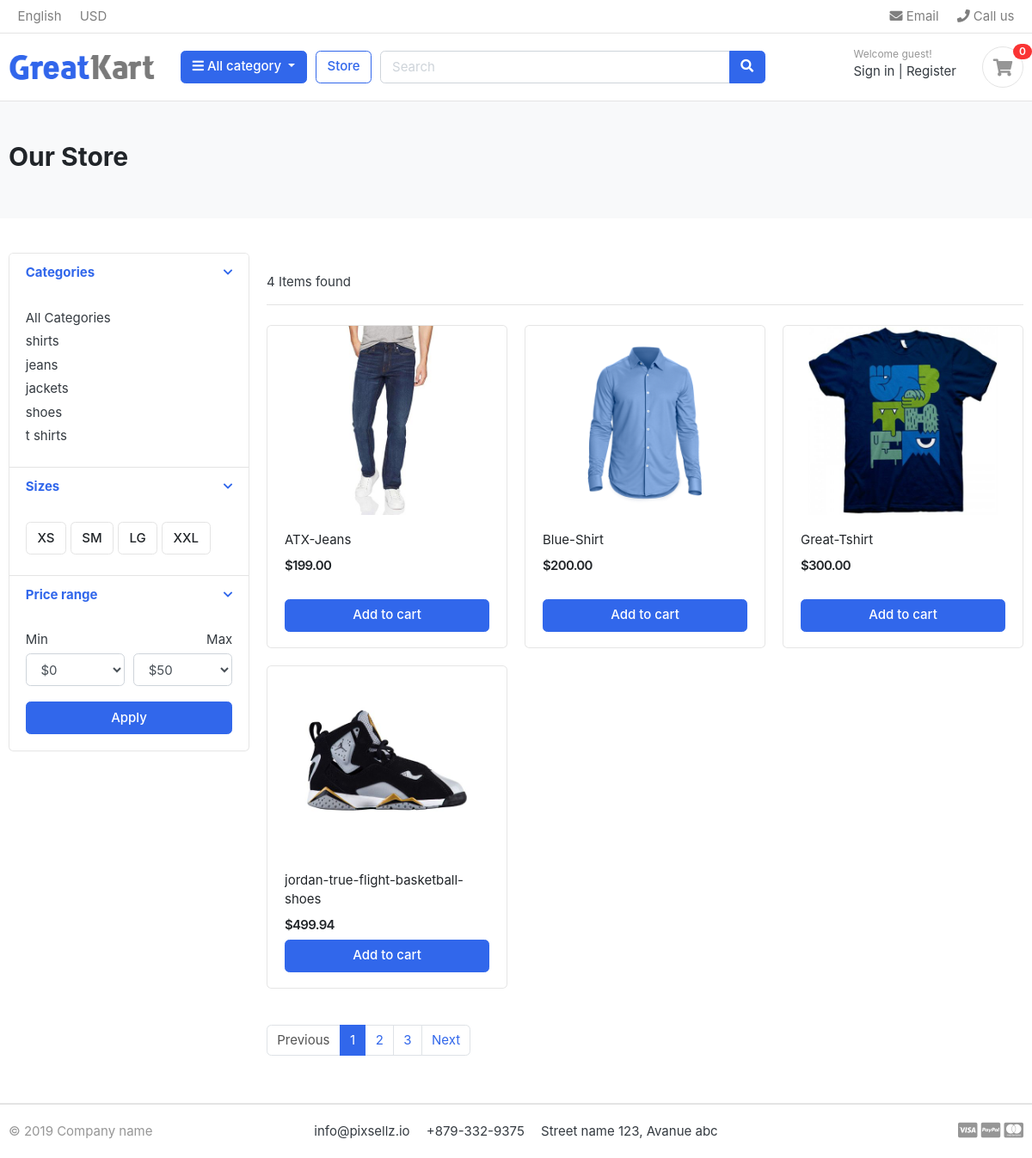
/store/, run on the app's committed database.
### category/models.py (models this page shows, shortened)
class Category(models.Model):
    category_name = models.CharField(max_length=100)
    slug = models.SlugField(max_length=100, unique=True)
    description = models.TextField(max_length=255, blank=True)
    category_image = models.ImageField(upload_to='photos/categories', blank=True)
    class Meta:
        verbose_name = 'category'
        verbose_name_plural = 'categories'
    def get_absolute_url(self):
        return reverse('products_by_category', args=[self.slug])

### store/models.py (models this page shows, shortened)
class Product(models.Model):
    product_name    = models.CharField(max_length=100)
    slug            = models.SlugField(max_length=100, unique=True)
    description     = models.TextField(max_length=500, blank=True)
    price           = models.DecimalField(max_digits=10, decimal_places=2)
    images          = models.ImageField(upload_to='photos/products')
    stock           = models.IntegerField()
    is_available    = models.BooleanField(default=True)
    category        = models.ForeignKey(Category, on_delete=models.CASCADE)
    created_date    = models.DateTimeField(auto_now_add=True)
    modify_date     = models.DateTimeField(auto_now=True)
    def get_absolute_url(self):
        return reverse('product_detail', args=[self.category.slug, self.slug])

### store/views.py (the view)
# urls.py: path('store/', include('store.urls')),
def store(request, category_slug=None):
    category = None
    products = None
    if category_slug is not None:
        categories = get_object_or_404(Category, slug=category_slug)
        products = Product.objects.filter(category=categories, is_available=True)
        product_count = products.count()
    else:
        products = Product.objects.all().filter(is_available=True)
        product_count = products.count()
    context = {
        'products': products,
        'product_count': product_count,
    }
    return render(request, 'store/store.html', context)

### category/context_processors.py (called while the page is built, shortened)
def menu_links(request):
    links = Category.objects.all()
    cart_count = 0
    return {'links': links, 'cart_count': cart_count}

### templates/store/store.html (shortened to what this page needs)
{% extends 'base.html' %}
{% load static %}
{% block content %}
<section class="section-pagetop bg">
<div class="container">
	<h2 class="title-page">Our Store</h2>
</div>
</section>
<section class="section-content padding-y">
<div class="container">
<div class="row">
	<aside class="col-md-3">
<div class="card">
	<article class="filter-group">
		<header class="card-header">
			<a href="#" data-toggle="collapse" data-target="#collapse_1" aria-expanded="true" class="">
				<i class="icon-control fa fa-chevron-down"></i>
				<h6 class="title">Categories</h6>
			</a>
		</header>
		<div class="filter-content collapse show" id="collapse_1" style="">
			<div class="card-body">
				<ul class="list-menu">
					<li><a href="{% url 'store' %}">All Categories</a></li>
					{% for category in links %}
						<li><a href="{{ category.get_absolute_url }}">{{ category.category_name }}</a></li>
					{% endfor %}
				</ul>
			</div>
		</div>
	</article>
	<article class="filter-group">
		<header class="card-header">
			<a href="#" data-toggle="collapse" data-target="#collapse_4" aria-expanded="true" class="">
				<i class="icon-control fa fa-chevron-down"></i>
				<h6 class="title">Sizes </h6>
			</a>
		</header>
		<div class="filter-content collapse show" id="collapse_4" style="">
			<div class="card-body">
			  <label class="checkbox-btn">
			    <span class="btn btn-light"> XS </span>
			  </label>
			  <label class="checkbox-btn">
			    <span class="btn btn-light"> SM </span>
			  </label>
			  <label class="checkbox-btn">
			    <span class="btn btn-light"> LG </span>
			  </label>
			  <label class="checkbox-btn">
			    <span class="btn btn-light"> XXL </span>
			  </label>
		</div>
		</div>
	</article>
	<article class="filter-group">
		<header class="card-header">
			<a href="#" data-toggle="collapse" data-target="#collapse_3" aria-expanded="true" class="">
				<i class="icon-control fa fa-chevron-down"></i>
				<h6 class="title">Price range </h6>
			</a>
		</header>
		<div class="filter-content collapse show" id="collapse_3" style="">
			<div class="card-body">
				<div class="form-row">
				<div class="form-group col-md-6">
				  <label>Min</label>
				  	<select class="mr-2 form-control">
						<option value="0">$0</option>
					</select>
				</div>
				<div class="form-group text-right col-md-6">
				  <label>Max</label>
				  	<select class="mr-2 form-control">
						<option value="50">$50</option>
					</select>
				</div>
				</div>
				<button class="btn btn-block btn-primary">Apply</button>
			</div>
		</div>
	</article>
</div>
	</aside>
	<main class="col-md-9">
<header class="border-bottom mb-4 pb-3">
		<div class="form-inline">
			<span class="mr-md-auto"><br>{{ product_count }} Items found </span>
		</div>
</header>
<div class="row">
    {% for product in products %}
	<div class="col-md-4">
		<figure class="card card-product-grid">
			<div class="img-wrap">
				<a href="{{ product.get_absolute_url }}">
					<img src="{{ product.images.url }}" alt="{{ product.product_name }}">
				</a>
			</div>
			<figcaption class="info-wrap">
				<div class="fix-height">
					<a href="{{ product.get_absolute_url }}" class="title">{{ product.product_name }}</a>
					<div class="price-wrap mt-2">
						<span class="price">${{ product.price|floatformat:2 }}</span>
					</div>
				</div>
					<a href="{% url 'add_cart' product.id %}" class="btn btn-block btn-primary">Add to cart</a>
			</figcaption>
		</figure>
	</div>
    {% endfor %}
</div>
<nav class="mt-4" aria-label="Page navigation sample">
  <ul class="pagination">
    <li class="page-item disabled"><a class="page-link" href="#">Previous</a></li>
    <li class="page-item active"><a class="page-link" href="#">1</a></li>
    <li class="page-item"><a class="page-link" href="#">2</a></li>
    <li class="page-item"><a class="page-link" href="#">3</a></li>
    <li class="page-item"><a class="page-link" href="#">Next</a></li>
  </ul>
</nav>
	</main>
</div>
</div>
</section>
{% endblock %}

### templates/base.html (shortened to what this page needs)
{% load static %}
<!DOCTYPE HTML>
<html lang="en">
<head>
<link href="{% static 'css/bootstrap.css' %}" rel="stylesheet" type="text/css"/>
<link href="{% static 'fonts/fontawesome/css/all.min.css' %}" type="text/css" rel="stylesheet">
<link href="{% static 'css/ui.css' %}" rel="stylesheet" type="text/css"/>
<link href="{% static 'css/responsive.css' %}" rel="stylesheet" media="only screen and (max-width: 1200px)" />
</head>
<body>
 {% include 'includes/navbar.html' %}
    {% block content %}{% endblock %}
 {% include 'includes/footer.html' %}

### templates/includes/navbar.html (shortened to what this page needs)
 {% load static %}
 <header class="section-header">
<nav class="navbar p-md-0 navbar-expand-sm navbar-light border-bottom">
<div class="container">
  <div class="collapse navbar-collapse" id="navbarTop4">
    <ul class="navbar-nav mr-auto">
    	<li class="nav-item dropdown">
		 	<a href="#" class="nav-link">   English </a>
		</li>
		<li class="nav-item dropdown">
			<a href="#" class="nav-link"> USD </a>
		</li>
    </ul>
    <ul class="navbar-nav">
		<li><a href="#" class="nav-link"> <i class="fa fa-envelope"></i> Email </a></li>
		<li><a href="#" class="nav-link"> <i class="fa fa-phone"></i> Call us </a></li>
	</ul>
  </div>
</div>
</nav>
<section class="header-main border-bottom">
	<div class="container">
<div class="row align-items-center">
	<div class="col-lg-2 col-md-3 col-6">
		<a href="./" class="brand-wrap">
			<img class="logo" src="{% static 'images/logo.png' %}">
		</a>
	</div>
	<div class="col-lg col-sm col-md col-6 flex-grow-0">
		<div class="category-wrap dropdown d-inline-block float-right">
			<button type="button" class="btn btn-primary dropdown-toggle" data-toggle="dropdown">
				<i class="fa fa-bars"></i> All category
			</button>
		</div>
	</div>
	<a href="{% url 'store' %}" class="btn btn-outline-primary">Store</a>
	<div class="col-lg  col-md-6 col-sm-12 col">
		<form action="#" class="search">
			<div class="input-group w-100">
			    <input type="text" class="form-control" style="width:60%;" placeholder="Search">
			    <div class="input-group-append">
			      <button class="btn btn-primary" type="submit">
			        <i class="fa fa-search"></i>
			      </button>
			    </div>
		    </div>
		</form>
	</div>
	<div class="col-lg-3 col-sm-6 col-8 order-2 order-lg-3">
				<div class="d-flex justify-content-end mb-3 mb-lg-0">
					<div class="widget-header">
						<small class="title text-muted">Welcome guest!</small>
						<div>
							<a href="./signin.html">Sign in</a> <span class="dark-transp"> | </span>
							<a href="./register.html"> Register</a>
						</div>
					</div>
					<a href="{% url 'cart' %}" class="widget-header pl-3 ml-3">
						<div class="icon icon-sm rounded-circle border"><i class="fa fa-shopping-cart"></i></div>
						<span class="badge badge-pill badge-danger notify">{{ cart_count }}</span>
					</a>
				</div>
			</div>
</div>
	</div>
</section>
</header>

### templates/includes/footer.html
{% load static %}
<footer class="section-footer border-top">
	<div class="container">
		<section class="footer-bottom border-top row">
			<div class="col-md-2">
				<p class="text-muted"> &copy 2019 Company name </p>
			</div>
			<div class="col-md-8 text-md-center">
				<span  class="px-2">info@pixsellz.io</span>
				<span  class="px-2">+879-332-9375</span>
				<span  class="px-2">Street name 123, Avanue abc</span>
			</div>
			<div class="col-md-2 text-md-right text-muted">
				<i class="fab fa-lg fa-cc-visa"></i>
				<i class="fab fa-lg fa-cc-paypal"></i>
				<i class="fab fa-lg fa-cc-mastercard"></i>
			</div>
		</section>
	</div>
</footer>

### greatkart/static/css/ui.css (style rules this page uses)
html { font-family: "Inter", sans-serif; font-size: 15px; }
.img-wrap { text-align: center; display: block; }
.img-wrap img { max-width: 100%; }
.price-wrap { letter-spacing: -0.7px; }
.icon-xs, .icon-sm, .icon-md, .icon-lg { display: inline-block; text-align: center; flex-shrink: 0; flex-grow: 0; }
.icon-sm { width: 48px; height: 48px; line-height: 48px !important; font-size: 20px; }
.padding-y { padding-top: 40px; padding-bottom: 40px; }
figure { margin-bottom: 0; }
article:after, .form-group:after { display: block; clear: both; content: ""; }
.bg { background-color: #f8f9fa; }
.title-page { color: #212529; }
p:last-child { margin-bottom: 0; }
.header-main { position: relative; padding-top: 1rem; padding-bottom: 1rem; }
.brand-wrap .logo, .navbar-brand .logo { margin-right: 7px; max-height: 42px; display: inline-block; }
.widget-header { display: inline-block; vertical-align: middle; position: relative; }
.widget-header a { color: #343a40; }
.widget-header i { color: #969696; }
.widget-header .title { display: block; }
.widget-header .notify { position: absolute; top: -3px; right: -10px; }
.footer-bottom { padding-top: 20px; padding-bottom: 20px; }
.btn-light { background-color: #fff; border-color: #e4e4e4; }
[class*=list-] li:after { visibility: hidden; display: block; content: ""; overflow: hidden; height: 0; clear: both; }
.list-menu { list-style: none; margin: 0; padding-left: 0; }
.list-menu li { margin-bottom: 5px; }
.list-menu a { color: #343a40; }
[class*=card-product] a.title { color: #212529; display: block; }
[class*=card-product] .img-wrap { overflow: hidden; position: relative; }
[class*=card-product] .img-wrap img { height: 100%; max-width: 100%; width: auto; display: inline-block; -o-object-fit: cover; object-fit: cover; }
.card-product-grid { margin-bottom: 20px; }
.card-product-grid .img-wrap { border-radius: 0.2rem 0.2rem 0 0; height: 220px; }
.card-product-grid .info-wrap { overflow: hidden; padding: 18px 20px; }
.card-product-grid .fix-height { height: 80px; overflow: hidden; }
.card .img-wrap { overflow: hidden; }
.notify { position: absolute; top: -4px; right: -10px; display: inline-block; padding: 0.25em 0.6em; font-size: 12px; line-height: 1; text-align: center; border-radius: 3rem; color: #fff; background-color: #fa3434; }
.price { font-weight: 600; color: #212529; }
.icon-control { margin-top: 5px; float: right; font-size: 80%; }
.card-header .title { margin-bottom: 0; line-height: 1.5; }
.filter-group { border-bottom: 1px solid #e4e4e4; }
.filter-group .card-header { border-bottom: 0; }
.filter-group:last-child { border-bottom: 0; }
.checkbox-btn { position: relative; }
.section-pagetop { padding: 45px 0; }

### data on the page
Category: category_name "shirts"
Category: category_name "jeans"
Category: category_name "jackets"
Category: category_name "shoes"
Category: category_name "t shirts"
Product: images (picture), product_name "ATX-Jeans", price "199.00"
Product: images (picture), product_name "Blue-Shirt", price "200.00"
Product: images (picture), product_name "Great-Tshirt", price "300.00"
Product: images (picture), product_name "jordan-true-flight-basketball-shoes", price "499.94"

### other printed values
{{ cart_count }} "0"
{{ product_count }} "4"
